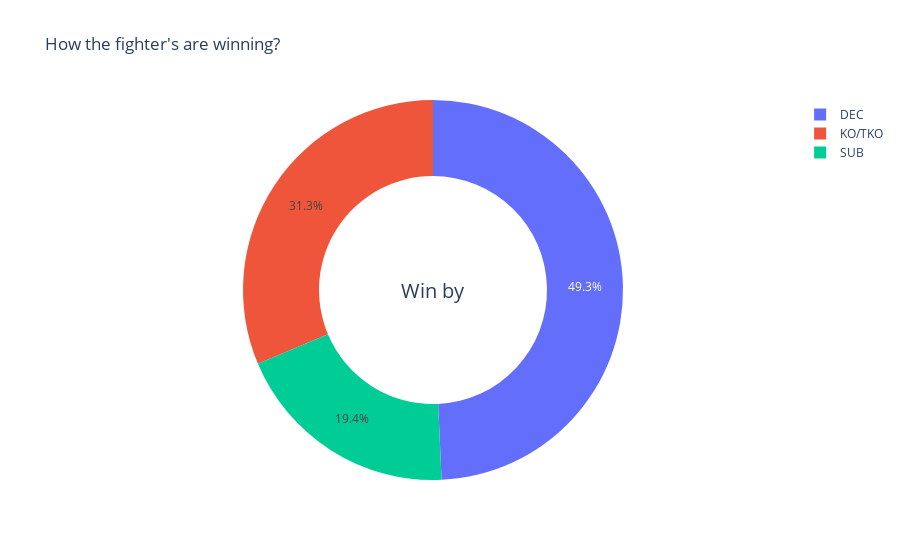

Notebook source saved alongside this figure:
### Code cell
temp = win["winby"].value_counts()
fig = {
  "data": [
    {
      "values": temp.values,
      "labels": temp.index,
      "domain": {"x": [0, 1]},
      #"name": "Types of Loans",
      #"hoverinfo":"label+percent+name",
      "hole": .6,
      "type": "pie"
    },
    
    ],
  "layout": {
        "title":"How the fighter's are winning?",
        "annotations": [
            {
                "font": {
                    "size": 20
                },
                "showarrow": False,
                "text": "Win by",
                "x": 0.50,
                "y": 0.5
            }
            
        ]
    }
}
iplot(fig, filename='donut')

### Figure 1 — Plotly figure (JSON) as saved in the notebook; plotly's stock layout.template omitted (floating-point values rounded to 4 significant figures)
{"data": [{"domain": {"x": [0, 1]}, "hole": 0.6, "labels": ["DEC", "KO/TKO", "SUB"], "type": "pie", "values": [720, 458, 283]}], "layout": {"annotations": [{"font": {"size": 20}, "showarrow": false, "text": "Win by", "x": 0.5, "y": 0.5}], "title": {"text": "How the fighter's are winning?"}}}
